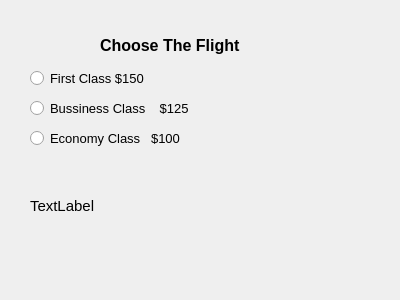
<?xml version="1.0" encoding="UTF-8"?>
<ui version="4.0">
 <class>Dialog</class>
 <widget class="QDialog" name="Dialog">
  <property name="geometry">
   <rect>
    <x>0</x>
    <y>0</y>
    <width>400</width>
    <height>300</height>
   </rect>
  </property>
  <property name="windowTitle">
   <string>Flight Chooser</string>
  </property>
  <widget class="QLabel" name="label">
   <property name="geometry">
    <rect>
     <x>100</x>
     <y>30</y>
     <width>181</width>
     <height>31</height>
    </rect>
   </property>
   <property name="font">
    <font>
     <pointsize>12</pointsize>
     <weight>75</weight>
     <bold>true</bold>
    </font>
   </property>
   <property name="text">
    <string>Choose The Flight</string>
   </property>
  </widget>
  <widget class="QRadioButton" name="firstClassRadioButton">
   <property name="geometry">
    <rect>
     <x>30</x>
     <y>70</y>
     <width>211</width>
     <height>17</height>
    </rect>
   </property>
   <property name="font">
    <font>
     <pointsize>10</pointsize>
    </font>
   </property>
   <property name="text">
    <string>First Class $150</string>
   </property>
  </widget>
  <widget class="QRadioButton" name="BusinessClassRadioButton">
   <property name="geometry">
    <rect>
     <x>30</x>
     <y>100</y>
     <width>241</width>
     <height>17</height>
    </rect>
   </property>
   <property name="font">
    <font>
     <pointsize>10</pointsize>
    </font>
   </property>
   <property name="text">
    <string>Bussiness Class    $125</string>
   </property>
  </widget>
  <widget class="QRadioButton" name="EconomyClassRadioButton">
   <property name="geometry">
    <rect>
     <x>30</x>
     <y>130</y>
     <width>171</width>
     <height>17</height>
    </rect>
   </property>
   <property name="font">
    <font>
     <pointsize>10</pointsize>
    </font>
   </property>
   <property name="text">
    <string>Economy Class   $100</string>
   </property>
  </widget>
  <widget class="QLabel" name="label_2">
   <property name="geometry">
    <rect>
     <x>30</x>
     <y>190</y>
     <width>321</width>
     <height>31</height>
    </rect>
   </property>
   <property name="font">
    <font>
     <pointsize>11</pointsize>
    </font>
   </property>
   <property name="text">
    <string>TextLabel</string>
   </property>
  </widget>
 </widget>
 <resources/>
 <connections/>
</ui>
